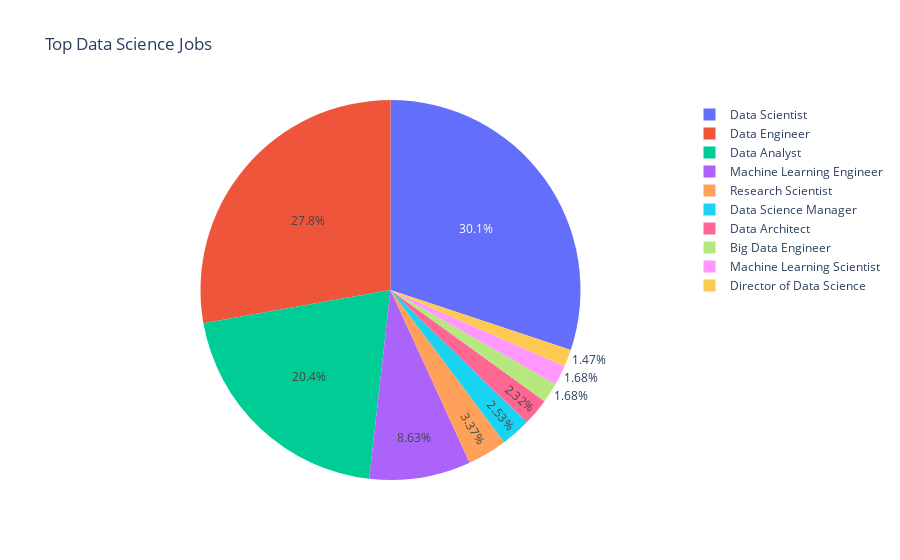

The cell this chart's notebook holds for it:
### Code cell
px.pie(jobs, values = 0, title='Top Data Science Jobs', names = 'job_title')

### Figure 1 — Plotly figure (JSON) as saved in the notebook; plotly's stock layout.template omitted (floating-point values rounded to 4 significant figures)
{"data": [{"domain": {"x": [0, 1], "y": [0, 1]}, "hovertemplate": "job_title=%{label}<br>0=%{value}<extra></extra>", "labels": ["Data Scientist", "Data Engineer", "Data Analyst", "Machine Learning Engineer", "Research Scientist", "Data Science Manager", "Data Architect", "Big Data Engineer", "Machine Learning Scientist", "Director of Data Science"], "legendgroup": "", "name": "", "showlegend": true, "type": "pie", "values": [143, 132, 97, 41, 16, 12, 11, 8, 8, 7]}], "layout": {"legend": {"tracegroupgap": 0}, "title": {"text": "Top Data Science Jobs"}}}
